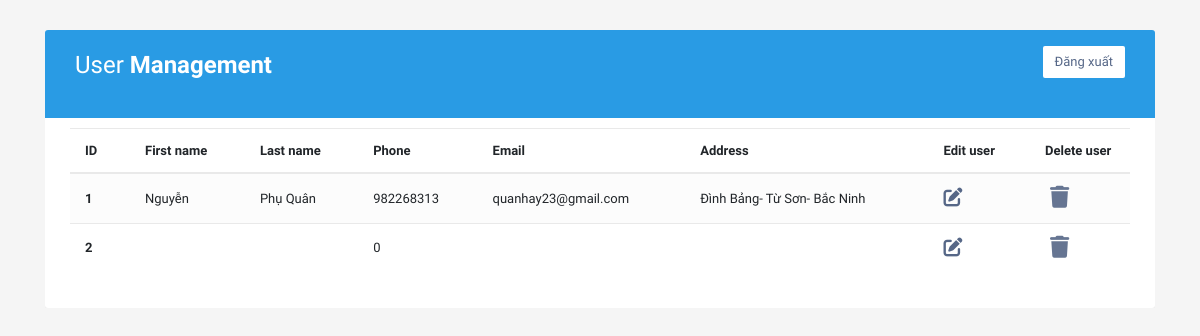
Before: /admin/manage-user.php (signed in) with the older database file.
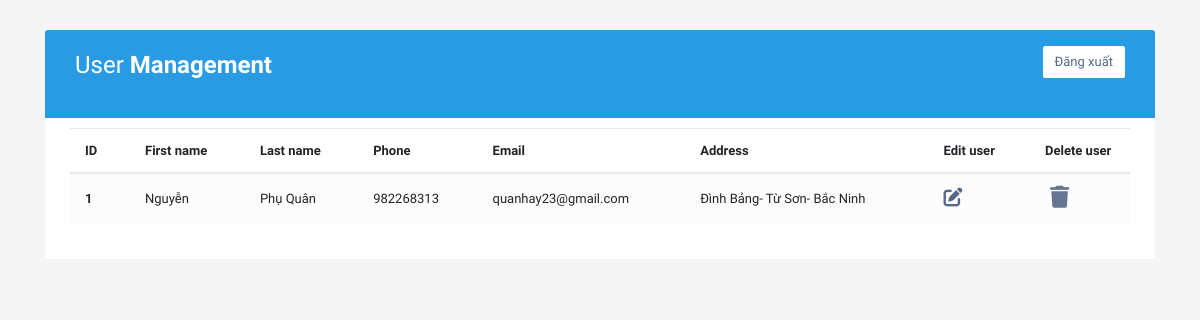
After: the same page with the newer database file.
### tables this page shows
CREATE TABLE `information_user` (
  `id` int(11) NOT NULL,
  `first_name` varchar(255) NOT NULL,
  `last_name` varchar(255) NOT NULL,
  `phone` int(11) NOT NULL,
  `email` varchar(255) NOT NULL,
  `location` varchar(255) NOT NULL
);

### admin/manage-user.php (the view, shortened to what this page needs)
<!DOCTYPE html>
<html lang="en">
<head>
<link rel="stylesheet" href="https://stackpath.bootstrapcdn.com/bootstrap/4.5.0/css/bootstrap.min.css">
<link rel="stylesheet" href="https://maxcdn.bootstrapcdn.com/font-awesome/4.7.0/css/font-awesome.min.css">
<link rel="stylesheet" href="https://cdnjs.cloudflare.com/ajax/libs/font-awesome/6.0.0-beta2/css/all.min.css" />
</head>
<body>
<div class="container-xl">
    <div class="table-responsive">
        <div class="table-wrapper">
            <div class="table-title">
                <div class="row">
                    <div class="col-sm-5">
                        <h2>User <b>Management</b></h2>
                    </div>
                    <div class="col-sm-7">
                        <a href="admin-login.php"> <button type="submit" name="Logout" class="mb-4 btn btn-danger">Đăng xuất</button> </a>
                    </div>
                </div>
            </div>
            <table class="table table-striped table-hover">
                <thead>
                    <tr>
                        <th>ID</th>
                        <th>First name</th>
                        <th>Last name</th>
                        <th>Phone</th>
                        <th>Email</th>
                        <th>Address</th>
                        <th>Edit user</th>
                        <th>Delete user</th>
                    </tr>
                </thead>
                <tbody>
                            <?php
                                $conn = mysqli_connect('localhost','root','','files_management');
                                $sql = "SELECT * FROM information_user";
                                $result = mysqli_query($conn,$sql);
                                if(mysqli_num_rows($result) > 0){
                                    $i=1;
                                    while($row = mysqli_fetch_assoc($result)){
                            ?>
                            <tr>
                            <th scope="row"><?php echo $i; ?> </th>
                            <td><?php echo $row['first_name']; ?> </td>
                            <td><?php echo $row['last_name']; ?> </td>
                            <td><?php echo $row['phone']; ?> </td>
                            <td><?php echo $row['email']; ?> </td>
                            <td><?php echo $row['location']; ?> </td>
                            <td><a href="edit-user.php?id=<?php echo $row['id']; ?>"><i class="fas fa-edit"></i></a></td>
                            <td><a href="delete-user.php?id=<?php echo $row['id']; ?>"><i class="fas fa-trash"></i></a></td>
                            </tr>
                            <?php
                                $i++;
                                }
                            }
                           ?>
                </tbody>
            </table>
        </div>
    </div>
</div>
</body>
</html>

### admin/manage-user.php (style rules this page uses)
body { color: #566787; background: #f5f5f5; font-family: 'Varela Round', sans-serif; font-size: 13px; }
.table-responsive { margin: 30px 0; }
.table-wrapper { min-width: 1000px; background: #fff; padding: 20px 25px; border-radius: 3px; box-shadow: 0 1px 1px rgba(0,0,0,.05); }
.table-title { padding-bottom: 15px; background: #299be4; color: #fff; padding: 16px 30px; margin: -20px -25px 10px; border-radius: 3px 3px 0 0; }
.table-title h2 { margin: 5px 0 0; font-size: 24px; }
.table-title .btn { color: #566787; float: right; font-size: 13px; background: #fff; border: none; min-width: 50px; border-radius: 2px; border: none; outline: none !important; margin-left: 10px; }
table.table tr th, table.table tr td { border-color: #e9e9e9; padding: 12px 15px; vertical-align: middle; }
table.table tr th:first-child { width: 60px; }
table.table tr th:last-child { width: 100px; }
table.table-striped tbody tr:nth-of-type(odd) { background-color: #fcfcfc; }
table.table td:last-child i { opacity: 0.9; font-size: 22px; margin: 0 5px; }
table.table td a { font-weight: bold; color: #566787; display: inline-block; text-decoration: none; }
table.table td i { font-size: 19px; }

Changed rows visible on the page:
removed information_user: phone "0"
